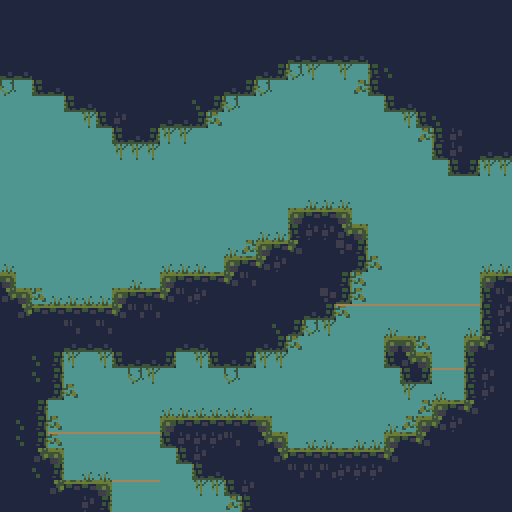

Tiled map render using the project's own tile images. Description and the map definition, with tile-layer contents summarised, below:
An orthogonal 32x32 tile map with 16x16 px tiles, 5 tile layers (ground_input, background_detail, Ladders, OneWayPlatforms, ...).

<map version="1.10" tiledversion="1.10.2" orientation="orthogonal" renderorder="right-down" width="32" height="32" tilewidth="16" tileheight="16" infinite="0" backgroundcolor="#4f9691" nextlayerid="13" nextobjectid="5">
 <properties>
  <property name="ActiveCamera" type="object" value="1" />
  <property name="Pixels Per Meter" type="float" value="16" />
 </properties>
 <tileset firstgid="1" source="cavesofgallet_tiles.tsx" />
 <layer id="1" name="ground_input" width="32" height="32">
  <data>[1024 cells, 524 non-empty, 1 distinct tile ids]</data>
 </layer>
 <layer id="6" name="background_detail" width="32" height="32">
  <data>[1024 cells, 78 non-empty, 4 distinct tile ids]</data>
 </layer>
 <layer id="11" name="Ladders" width="32" height="32">
  <properties>
   <property name="Collider" type="class" propertytype="Collider">
    <properties>
     <property name="Category" propertytype="CollisionLayers" value="Ladder" />
     <property name="Sensor" type="bool" value="true" />
    </properties>
   </property>
   <property name="Tag#Ladder" type="class" propertytype="Tag" />
  </properties>
  <data>[1024 cells, 0 non-empty, 0 distinct tile ids]</data>
 </layer>
 <layer id="12" name="OneWayPlatforms" width="32" height="32">
  <properties>
   <property name="Collider" type="class" propertytype="Collider">
    <properties>
     <property name="Sensor" type="bool" value="false" />
    </properties>
   </property>
   <property name="Script" type="file" value="Scripts/OneWayPlatform.lua" />
  </properties>
  <data>[1024 cells, 21 non-empty, 1 distinct tile ids]</data>
 </layer>
 <layer id="2" name="ground" width="32" height="32">
  <properties>
   <property name="Collider" type="class" propertytype="Collider">
    <properties>
     <property name="Category" propertytype="CollisionLayers" value="Ground" />
    </properties>
   </property>
  </properties>
  <data>[1024 cells, 524 non-empty, 11 distinct tile ids]</data>
 </layer>
</map>
